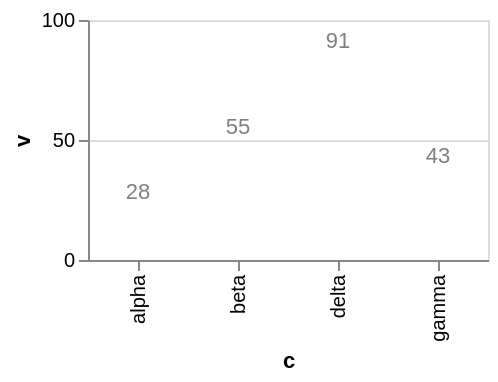

Write a Vega-Lite specification for this figure.
### Vega-Lite specification from a JSON file in a GitHub repository (floating-point values rounded to 4 significant figures)
{"$schema": "https://vega.github.io/schema/vega-lite/v6.json", "width": 200, "height": 120, "data": {"values": [{"c": "alpha", "v": 28, "w": 3, "t": "2024-01-07"}, {"c": "beta", "v": 55, "w": 7, "t": "2024-03-19"}, {"c": "gamma", "v": 43, "w": 5, "t": "2024-06-02"}, {"c": "delta", "v": 91, "w": 9, "t": "2024-09-11"}]}, "mark": "text", "encoding": {"x": {"field": "c", "type": "nominal"}, "y": {"field": "v", "type": "quantitative"}, "text": {"field": "v", "type": "quantitative"}}, "config": {"text": {"color": "gray"}}}
